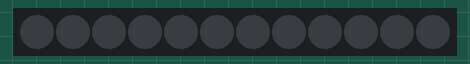
This sketch was run on a simulated Arduino Uno, built with avr-gcc and run on an emulated ATmega328P. On the bench: 12 RGB LEDs in strip order, left to right.

Above: at 0.1 s.
At 3.1 s:
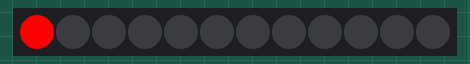
At 5.1 s:
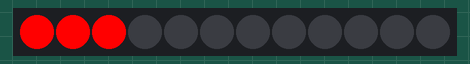
At 7.1 s:
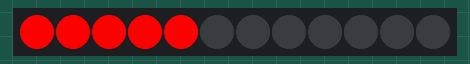
At 10.1 s:
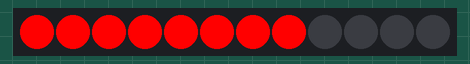
At 14.1 s:
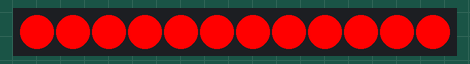

The sketch:

004_lightstep.ino
```cpp
// Anatoly Mironov @mirontoli 2019-01-06
// try rgb led

#include <Arduino.h>
#include <Wire.h>
#include <MeAuriga.h>

MeRGBLed rgbled_0(0, 12);


void setup() {
  rgbled_0.setpin(44);
}

void loop() {
  delay(3000);
  for (int i = 1; i <= 12; i++) {
    rgbled_0.setColor(i,255,0,0);
    rgbled_0.show();
    delay(1000);
  }
  rgbled_0.setColor(0,0,0,0); //turn it off
  rgbled_0.show();
}
```

Measured:
- by itself, everything shown: repeats every 15.0 s, in 13 steps
- what the display in image 1 shows lasts 1.0 s, from 3.0 s to 4.0 s
